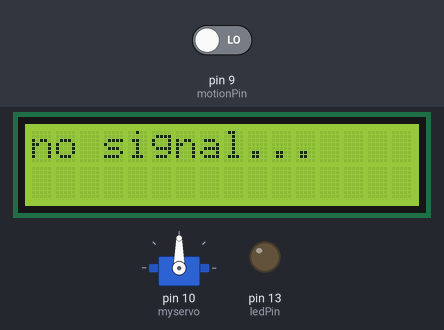
Recording of a sketch running on a simulated Arduino Uno, built with avr-gcc and run on an emulated ATmega328P. On the bench: 16×2 character LCD, servo, output pins drawn as LEDs (lit = HIGH). Inputs (shaded band) come from the test bench; at power-on: pin 9 (motionPin) LOW. What the sketch prints to the serial monitor is not drawn.

Above: at 1.2 s.
1.3 s: pin 9 (motionPin) driven HIGH
At 2.0 s:
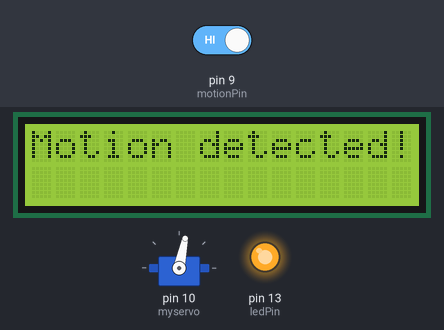
At 3.37 s:
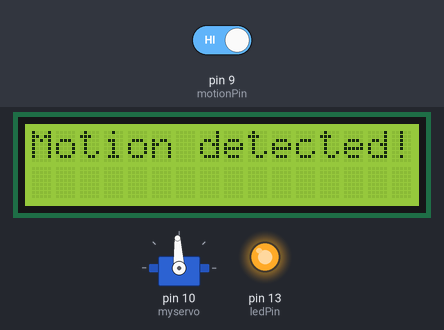
4.3 s: pin 9 (motionPin) driven LOW
At 6.3 s:
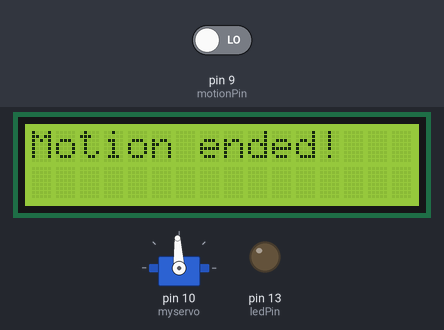
Timing chart, 0 to 7.8 s (numbered marks = the images above; inputs shaded):
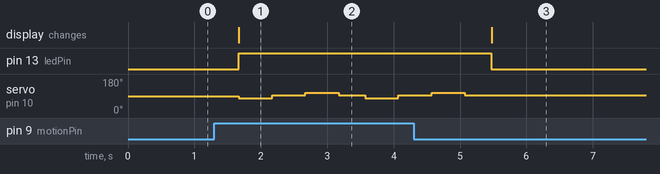

The sketch:

lcd_motion_detector_v2_servo_gun.ino
```cpp
/*


  The circuit:
 * LCD RS pin to digital pin 12
 * LCD Enable pin to digital pin 11
 * LCD D4 pin to digital pin 5
 * LCD D5 pin to digital pin 4
 * LCD D6 pin to digital pin 3
 * LCD D7 pin to digital pin 2
 * LCD R/W pin to ground
 * LCD VSS pin to ground
 * LCD VCC pin to 5V
 * 10K resistor:
 * ends to +5V and ground
 * wiper to LCD VO pin (pin 3)


*/
//include servo:
#include <Servo.h>
// create servo object to control a servo
Servo myservo;

// include the lcd library code:
#include <LiquidCrystal.h>

// initialize the library by associating any needed LCD interface pin
// with the arduino pin number it is connected to
const int rs = 12, en = 11, d4 = 5, d5 = 4, d6 = 3, d7 = 2;


int ledPin = 13;                // choose the pin for the LED
int motionPin = 9;               // choose the input pin (for PIR sensor)
int motionState = LOW;             // we start, assuming no motion detected
int valMotion;                    // variable for reading the pin status
int servoMicroseconds;


LiquidCrystal lcd(rs, en, d4, d5, d6, d7);


void setup() {
  Serial.begin(9600);
  // set up the LCD's number of columns and rows:
  lcd.begin(16, 2);

// attaches the servo on pin 10 to the servo object
  myservo.attach(10);

  // Print a message to the LCD.
  lcd.print("no signal...");

  pinMode(ledPin, OUTPUT);
  pinMode(motionPin, INPUT);


}

void loop() {


  //motion code

  valMotion = digitalRead(motionPin);  // read input valMotionue
  if (valMotion == HIGH) {            // check if the input is HIGH
    digitalWrite(ledPin, HIGH);  // turn LED ON
    if (motionState == LOW) {
      // we have just turned on
      Serial.println("Motion detected!");
      lcd.clear();
      lcd.print("Motion detected!");
      // We only want to print on the output change, not state
      motionState = HIGH;
    }
  } else {
    digitalWrite(ledPin, LOW); // turn LED OFF
    if (motionState == HIGH){
      // we have just turned of
      Serial.println("Motion ended!");
      lcd.clear();
      lcd.print("Motion ended!");
      // We only want to print on the output change, not state
      motionState = LOW;
    }
  }

  //motion code end


  //servo code


  //value of servo microsecond movement
  servoMicroseconds = myservo.readMicroseconds();

  // sets the servo position according to a value

//  if (motionState == HIGH) {
//
//    myservo.writeMicroseconds(1600);
//    delay(40);
////    myservo.writeMicroseconds(1500);
//
//
//  }
//  else if (motionState == LOW) {
//    if (servoMicroseconds == 1600) {
//      myservo.writeMicroseconds(1400);
//      delay(40);
//      myservo.writeMicroseconds(1500);
//    }

Serial.println(servoMicroseconds);
switch (motionState) {

  case HIGH:

    switch (servoMicroseconds) {
      case 1500:
        Serial.println("a");
          myservo.writeMicroseconds(1350);
        delay(500);
        myservo.writeMicroseconds(1500);
        delay(500);

        myservo.writeMicroseconds(1650);
        delay(500);
        myservo.writeMicroseconds(1500);
        Serial.println("not returned yet");


        break;

      case 1502:
        Serial.println("b");
        myservo.writeMicroseconds(1350);
        delay(500);
        myservo.writeMicroseconds(1500);
        delay(500);
        myservo.writeMicroseconds(1650);
        delay(500);
        myservo.writeMicroseconds(1500);


        break;
      case 1600:
      break;
    }


}


  delay(400);
//  Serial.println(servoMicroseconds);


  }
```

Measured:
- after the input at 1.3 s, pin 13 (ledPin): LOW → HIGH after 0.37 s; servo on pin 10 (myservo): 90° → 78° after 0.37 s, → 93° 0.50 s later, → 107° 0.50 s later, → 93° 0.50 s later, … (6 changes in this stretch); the display: changes after 0.37 s (image 1)
- after the input at 4.3 s, pin 13 (ledPin): HIGH → LOW after 1.2 s; servo on pin 10 (myservo): goes on until 5.1 s, then stays 93°; the display: changes after 1.2 s (image 3)
